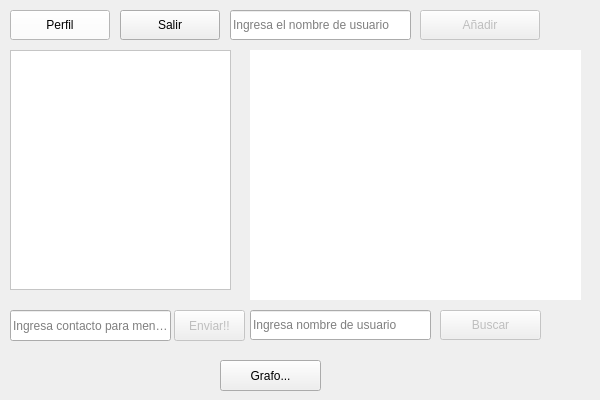
<?xml version="1.0" encoding="UTF-8"?>
<ui version="4.0">
 <class>MainWindow</class>
 <widget class="QMainWindow" name="MainWindow">
  <property name="geometry">
   <rect>
    <x>0</x>
    <y>0</y>
    <width>600</width>
    <height>400</height>
   </rect>
  </property>
  <property name="minimumSize">
   <size>
    <width>600</width>
    <height>400</height>
   </size>
  </property>
  <property name="maximumSize">
   <size>
    <width>600</width>
    <height>400</height>
   </size>
  </property>
  <property name="windowTitle">
   <string>MainWindow</string>
  </property>
  <widget class="QWidget" name="centralWidget">
   <widget class="QPushButton" name="ProfileButton">
    <property name="enabled">
     <bool>true</bool>
    </property>
    <property name="geometry">
     <rect>
      <x>10</x>
      <y>10</y>
      <width>100</width>
      <height>30</height>
     </rect>
    </property>
    <property name="styleSheet">
     <string notr="true">background-color: white; color: black</string>
    </property>
    <property name="text">
     <string>Perfil</string>
    </property>
   </widget>
   <widget class="QPushButton" name="LogOutButton">
    <property name="enabled">
     <bool>true</bool>
    </property>
    <property name="geometry">
     <rect>
      <x>120</x>
      <y>10</y>
      <width>100</width>
      <height>30</height>
     </rect>
    </property>
    <property name="text">
     <string>Salir</string>
    </property>
   </widget>
   <widget class="QTextEdit" name="ContactsTextEdit">
    <property name="enabled">
     <bool>false</bool>
    </property>
    <property name="geometry">
     <rect>
      <x>10</x>
      <y>50</y>
      <width>221</width>
      <height>240</height>
     </rect>
    </property>
    <property name="styleSheet">
     <string notr="true">background-color: white; color: black</string>
    </property>
    <property name="html">
     <string>&lt;!DOCTYPE HTML PUBLIC &quot;-//W3C//DTD HTML 4.0//EN&quot; &quot;http://www.w3.org/TR/REC-html40/strict.dtd&quot;&gt;
&lt;html&gt;&lt;head&gt;&lt;meta name=&quot;qrichtext&quot; content=&quot;1&quot; /&gt;&lt;style type=&quot;text/css&quot;&gt;
p, li { white-space: pre-wrap; }
&lt;/style&gt;&lt;/head&gt;&lt;body style=&quot; font-family:'MS Shell Dlg 2'; font-size:8.25pt; font-weight:400; font-style:normal;&quot;&gt;
&lt;p style=&quot;-qt-paragraph-type:empty; margin-top:0px; margin-bottom:0px; margin-left:0px; margin-right:0px; -qt-block-indent:0; text-indent:0px; font-family:'Ubuntu'; font-size:11pt;&quot;&gt;&lt;br /&gt;&lt;/p&gt;&lt;/body&gt;&lt;/html&gt;</string>
    </property>
   </widget>
   <widget class="QPushButton" name="BuscarButton">
    <property name="enabled">
     <bool>false</bool>
    </property>
    <property name="geometry">
     <rect>
      <x>440</x>
      <y>310</y>
      <width>101</width>
      <height>30</height>
     </rect>
    </property>
    <property name="text">
     <string>Buscar</string>
    </property>
   </widget>
   <widget class="QPushButton" name="AddButton">
    <property name="enabled">
     <bool>false</bool>
    </property>
    <property name="geometry">
     <rect>
      <x>420</x>
      <y>10</y>
      <width>120</width>
      <height>30</height>
     </rect>
    </property>
    <property name="text">
     <string>Añadir</string>
    </property>
   </widget>
   <widget class="QTextEdit" name="UsersTextEdit">
    <property name="enabled">
     <bool>false</bool>
    </property>
    <property name="geometry">
     <rect>
      <x>250</x>
      <y>50</y>
      <width>331</width>
      <height>250</height>
     </rect>
    </property>
    <property name="styleSheet">
     <string notr="true">background-color: white; color: black; border: 20;</string>
    </property>
    <property name="html">
     <string>&lt;!DOCTYPE HTML PUBLIC &quot;-//W3C//DTD HTML 4.0//EN&quot; &quot;http://www.w3.org/TR/REC-html40/strict.dtd&quot;&gt;
&lt;html&gt;&lt;head&gt;&lt;meta name=&quot;qrichtext&quot; content=&quot;1&quot; /&gt;&lt;style type=&quot;text/css&quot;&gt;
p, li { white-space: pre-wrap; }
&lt;/style&gt;&lt;/head&gt;&lt;body style=&quot; font-family:'MS Shell Dlg 2'; font-size:8.25pt; font-weight:400; font-style:normal;&quot;&gt;
&lt;p style=&quot;-qt-paragraph-type:empty; margin-top:0px; margin-bottom:0px; margin-left:0px; margin-right:0px; -qt-block-indent:0; text-indent:0px; font-family:'Ubuntu'; font-size:11pt;&quot;&gt;&lt;br /&gt;&lt;/p&gt;&lt;/body&gt;&lt;/html&gt;</string>
    </property>
   </widget>
   <widget class="QLineEdit" name="BusquedaLineEdit">
    <property name="geometry">
     <rect>
      <x>250</x>
      <y>310</y>
      <width>181</width>
      <height>30</height>
     </rect>
    </property>
    <property name="text">
     <string/>
    </property>
    <property name="placeholderText">
     <string>Ingresa nombre de usuario </string>
    </property>
   </widget>
   <widget class="QLineEdit" name="AddLineEdit">
    <property name="geometry">
     <rect>
      <x>230</x>
      <y>10</y>
      <width>181</width>
      <height>30</height>
     </rect>
    </property>
    <property name="text">
     <string/>
    </property>
    <property name="placeholderText">
     <string>Ingresa el nombre de usuario</string>
    </property>
   </widget>
   <widget class="QLineEdit" name="EscribirMensajelineEdit">
    <property name="geometry">
     <rect>
      <x>10</x>
      <y>310</y>
      <width>161</width>
      <height>31</height>
     </rect>
    </property>
    <property name="placeholderText">
     <string>Ingresa contacto para mensaje</string>
    </property>
   </widget>
   <widget class="QPushButton" name="EnviarpushButton">
    <property name="enabled">
     <bool>false</bool>
    </property>
    <property name="geometry">
     <rect>
      <x>174</x>
      <y>310</y>
      <width>71</width>
      <height>31</height>
     </rect>
    </property>
    <property name="text">
     <string>Enviar!!</string>
    </property>
   </widget>
   <widget class="QPushButton" name="grafoPushButton">
    <property name="geometry">
     <rect>
      <x>220</x>
      <y>360</y>
      <width>101</width>
      <height>31</height>
     </rect>
    </property>
    <property name="text">
     <string>Grafo...</string>
    </property>
   </widget>
  </widget>
 </widget>
 <layoutdefault spacing="6" margin="11"/>
 <resources/>
 <connections/>
</ui>
